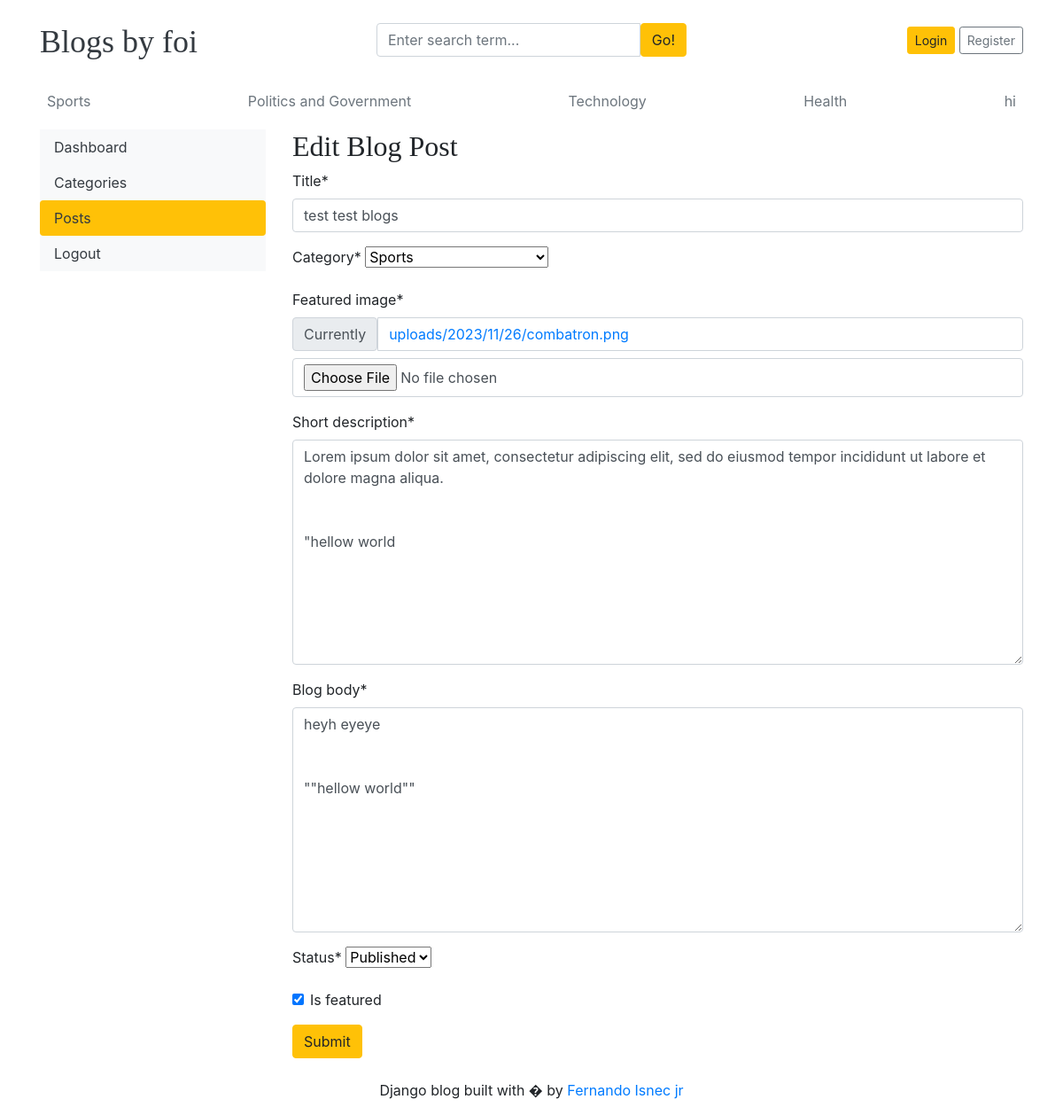
Page /dashboard/posts/edit/1/ on the committed database.
### blogs/models.py (models this page shows, shortened)
class Category(models.Model):
    category_name =models.CharField(max_length=50,unique=True)
    created_at = models.DateTimeField(auto_now_add=True)
    updated_at =models.DateTimeField(auto_now=True)
    class Meta:
        verbose_name_plural ='categories'
    def __str__(self):
        return self.category_name

class Blog(models.Model):
    title = models.CharField(max_length =100)
    slug =  models.SlugField(max_length =150, unique=True,blank =True)
    category = models.ForeignKey(Category, on_delete =models.CASCADE)
    author = models.ForeignKey(User,on_delete =models.CASCADE)
    featured_image =models.ImageField(upload_to ='uploads/%Y/%m/%d')
    short_description =models.TextField(max_length =500)
    blog_body = models.TextField(max_length =2000)
    status = models.CharField(max_length = 20,choices = STATUS_CHOICES,default ="Draft")
    is_featured =models.BooleanField(default=False)
    created_at = models.DateTimeField(auto_now_add=True)
    updated_at = models.DateTimeField(auto_now=True)

### dashboards/views.py (the view, shortened to what this page needs)
# urls.py: path('posts/edit/<int:pk>/',views.edit_post,name ='edit_post'),
def edit_post(request,pk):
    post =get_object_or_404(Blog, pk=pk)
    form = BlogPostForm(instance = post)
    context = {
        'form':form,
         'post': post
    }
    return render ( request, 'dashboard/edit_post.html',context)

### dashboards/forms.py
class BlogPostForm(forms.ModelForm):
    class Meta:
        model = Blog
        fields = ('title','category','featured_image','short_description','blog_body','status','is_featured')

### blogs/context_processors.py (called while the page is built)
def get_categories(request):
    categories = Category.objects.all()
    return dict(categories = categories)

def get_social_links(request):
    social_links = SocialLink.objects.all
    return dict(social_links = social_links)

### templates/dashboard/edit_post.html (shortened to what this page needs)
{% extends 'base.html' %}
{% block content %}
{% load crispy_forms_tags %}
<div class = "row">
    {% include 'dashboard/sidebar.html' %}
    <div class = "col-md-9">
        <h2>Edit Blog Post</h2>
        <form action ="{% url 'edit_post' post.id %}" method ="POST" enctype = "multipart/form-data">
            {{form|crispy}}
             <button type = "submit" class="btn btn-warning">Submit</button>
         </form>
         <br>
     </div>
   </div>
{% endblock %}

### templates/base.html (shortened to what this page needs)
{% load static %}
<!DOCTYPE html>
<html lang="en">
<head>
    <link href="https://getbootstrap.com/docs/4.0/dist/css/bootstrap.min.css" rel="stylesheet">
    <link href="{% static 'css/blog.css' %}" rel="stylesheet">
    <link rel="stylesheet" href="https://cdnjs.cloudflare.com/ajax/libs/font-awesome/4.7.0/css/font-awesome.min.css">
  </head>
<body>
    <div class="container">
      <header class="blog-header py-3">
        <div class="row flex-nowrap justify-content-between align-items-center">
          <div class="col-4 pt-1">
            <a class="blog-header-logo text-dark" href="/">Blogs by foi</a>
          </div>
        <div class = "col-4">
          <form action ="{% url 'search' %}" method = "GET">
            <div class="input-group">
              <input class="form-control" type="text" name ="keyword" value = "{{keyword}}" placeholder="Enter search term..." aria-label="Enter search term..." aria-describedby="button-search" />
              <button type = "submit" class="btn btn-warning" id="button-search" type="button">Go!</button>
          </div>
        </form>
      </div>
      <div class="col-4 d-flex justify-content-end align-items-center">
        {% if  not user.is_authenticated %}
            <a class="btn btn-sm btn-warning" href="{% url 'login' %}">Login </a> &nbsp;
            <a class="btn btn-sm btn-outline-secondary" href="{% url 'register'%}">Register</a>
            {% else %}
            <span><a href = "{% url 'dashboard' %}">Dashboard</a></span>
            &emsp;
            <span ><a href ="{% url 'logout' %}">Logout</a></span>
            {% endif %}
          </div>
        </div>
      </header>
      <div class="nav-scroller py-1 mb-2">
        <nav class="nav d-flex justify-content-between">
          {% for cat in  categories %}
          <a class="p-2 text-muted" href= "{% url 'posts_by_category' cat.id %}">{{ cat.category_name }}</a>
          {% endfor %}
        </nav>
    </div>
{%block content%}
{% endblock %}
<div>
  <footer class="blog-footer ">
    <p>Django blog built with � by <a href="#">Fernando Isnec jr </a></p>
   </footer>
  </div>
</body>
</html>

### blog_main/static/css/blog.css (style rules this page uses)
.blog-header-logo { font-family: "Playfair Display", Georgia, "Times New Roman", serif; font-size: 2.25rem; }
h1, h2, h3, h4, h5, h6 { font-family: "Playfair Display", Georgia, "Times New Roman", serif; }

### templates/base.html (style rules this page uses)
footer { text-align: center; }

### rows in the picture
Category: category_name "Sports"
Category: category_name "Politics and Government"
Category: category_name "Technology"
Category: category_name "Health"
Category: category_name "hi"
Blog: title "test test blogs", category "Sports", short_description "Lorem ipsum dolor sit amet, consectetur adipiscing elit, sed do eiusmod tempor incididunt ut labore et dolore magna aliqua. \"hellow world", blog_body "heyh eyeye \"\"hellow world\"\"", status "Published", is_featured "☑"
